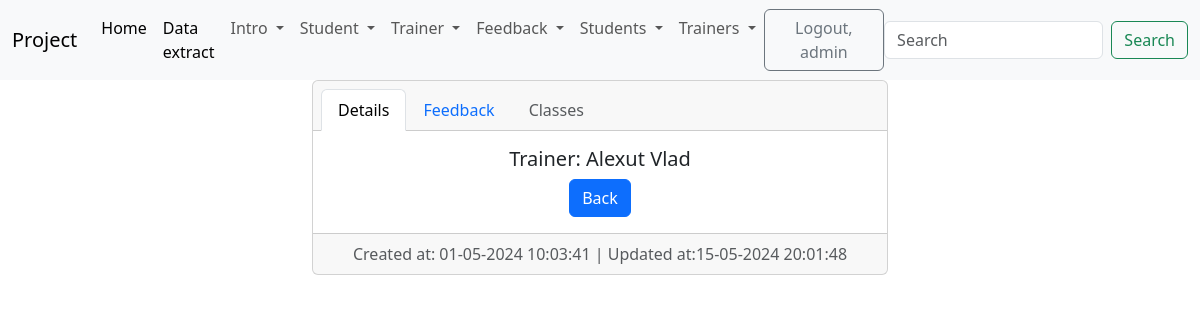
Page /trainer_detail/1/ (signed in) on the committed database.
### trainer/models.py (models this page shows)
class Trainer(models.Model):
    department_choice = {
        ("b", 'Backend'),
        ("f", 'Frontend'),
        ("n", 'Network'),
    }
    first_name = models.CharField(max_length=20)
    last_name = models.CharField(max_length=20)
    course_name = models.CharField(max_length=40)
    email = models.EmailField(max_length=40)
    active = models.BooleanField(default=True)
    department = models.CharField(max_length=20, choices=department_choice, null=True)
    created_at = models.DateTimeField(auto_now_add=True)
    updated_at = models.DateTimeField(auto_now=True)
    def __str__(self):
        return f'{self.first_name} {self.last_name}'

### trainer/views.py (the view)
# urls.py: path('trainer_detail/<int:pk>/', views.TrainerDetailView.as_view(), name='trainer-detail'),
class TrainerDetailView(LoginRequiredMixin, DetailView):
    template_name = 'trainer/details_trainer.html'
    model = Trainer

### student/context_processors.py (called while the page is built)
def get_all_students(request):
    return {'students': Student.objects.all()}

### student/models.py (called while the page is built)
    def __str__(self):
        return f'{self.first_name} {self.last_name}'

### trainer/context_processors.py (called while the page is built)
def get_all_trainers(request):
    return {'trainers': Trainer.objects.all()}

### templates/trainer/details_trainer.html (shortened to what this page needs)
{% extends 'base.html' %}
{% block content %}
    <div class="container-fluid">
        <div class="row">
            <div class="col-md-6 offset-md-3">
                <div class="card text-center">
                    <div class="card-header">
                        <ul class="nav nav-tabs card-header-tabs">
                            <li class="nav-item">
                                <a class="nav-link active" aria-current="true" href="#">Details</a>
                            </li>
                            <li class="nav-item">
                                <a class="nav-link" href="#">Feedback</a>
                            </li>
                            <li class="nav-item">
                                <a class="nav-link disabled" aria-disabled="true">Classes</a>
                            </li>
                        </ul>
                    </div>
                    <div class="card-body">
                        <h5 class="card-title">Trainer: {{ trainer }}</h5>
                        <a href="{% url 'trainer-list' %}" class="btn btn-primary">Back</a>
                    </div>
                    <div class="card-footer text-body-secondary">
                        Created at: {{ trainer.created_at|date:'d-m-Y H:i:s' }} | Updated at:{{ trainer.updated_at|date:'d-m-Y H:i:s' }}
                    </div>
                </div>
            </div>
        </div>
    </div>
{% endblock %}

### templates/navbar.html (shortened to what this page needs)
<nav class="navbar navbar-expand-lg bg-body-tertiary">
    <div class="container-fluid">
        <a class="navbar-brand" href="#">Project</a>
        <div class="collapse navbar-collapse" id="navbarSupportedContent">
            <ul class="navbar-nav me-auto mb-2 mb-lg-0">
                <li class="nav-item">
                    <a class="nav-link active" aria-current="page" href="{% url 'home' %}">Home</a>
                </li>
                <li class="nav-item">
                    <a class="nav-link active" aria-current="page" href="{% url 'data' %}">Data extract</a>
                </li>
                {% if user.is_authenticated %}
                    <li class="nav-item dropdown">
                        <a class="nav-link dropdown-toggle" href="#" role="button" data-bs-toggle="dropdown"
                           aria-expanded="false">
                            Intro
                        </a>
                    </li>
                    <li class="nav-item dropdown">
                        <a class="nav-link dropdown-toggle" href="#" role="button" data-bs-toggle="dropdown"
                           aria-expanded="false">
                            Student
                        </a>
                    </li>
                    <li class="nav-item dropdown">
                        <a class="nav-link dropdown-toggle" href="#" role="button" data-bs-toggle="dropdown"
                           aria-expanded="false">
                            Trainer
                        </a>
                    </li>
                    <li class="nav-item dropdown">
                        <a class="nav-link dropdown-toggle" href="#" role="button" data-bs-toggle="dropdown"
                           aria-expanded="false">
                            Feedback
                        </a>
                    </li>
                    <li class="nav-item dropdown">
                        <a class="nav-link dropdown-toggle" href="#" role="button" data-bs-toggle="dropdown"
                           aria-expanded="false">
                            Students
                        </a>
                    </li>
                    <li class="nav-item dropdown">
                        <a class="nav-link dropdown-toggle" href="#" role="button" data-bs-toggle="dropdown"
                           aria-expanded="false">
                            Trainers
                        </a>
                    </li>
                {% endif %}
            </ul>
            {% if user.is_authenticated %}
                <form method="post" action="{% url 'logout' %}">
                    <button type="submit" class="btn btn-outline-secondary">Logout, {{ user.username }}</button>
                </form>
            {% else %}
                <div>
                    <a href="{% url 'login' %}" class="btn btn-outline-secondary">Login</a>
                    <a href="{% url 'create-user' %}" class="btn btn-outline-success">Sign Up</a>
                </div>
            {% endif %}
            <form class="d-flex" role="search">
                <input class="form-control me-2" type="search" placeholder="Search" aria-label="Search">
                <button class="btn btn-outline-success" type="submit">Search</button>
            </form>
        </div>
    </div>
</nav>

### rows in the picture
Trainer: first_name+last_name "Alexut Vlad", created_at "01-05-2024 10:03:41", updated_at "15-05-2024 20:01:48"

### other values in the picture
{{ user.username }} "admin"
